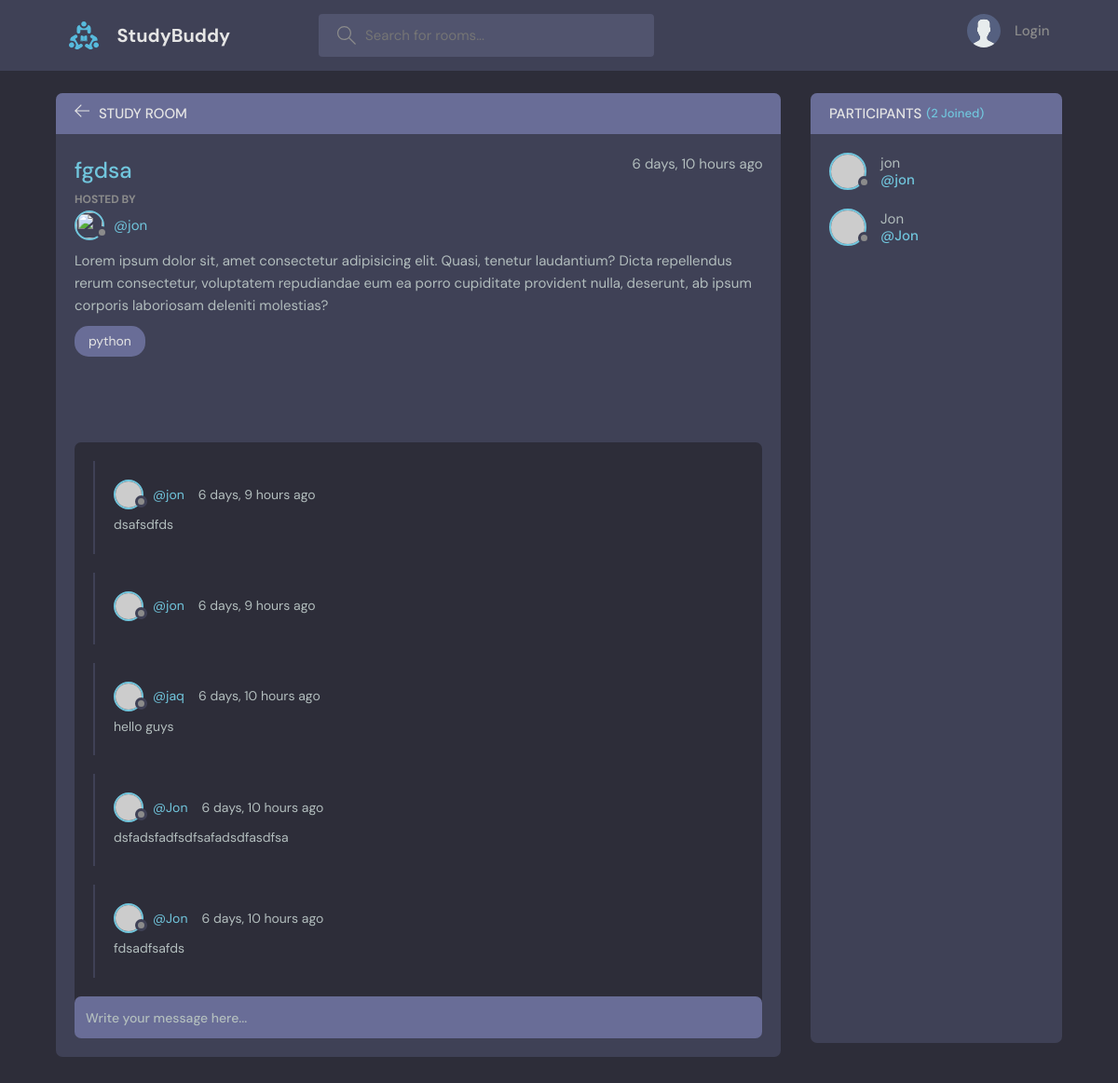
Before: /room/8/ with the older database file.
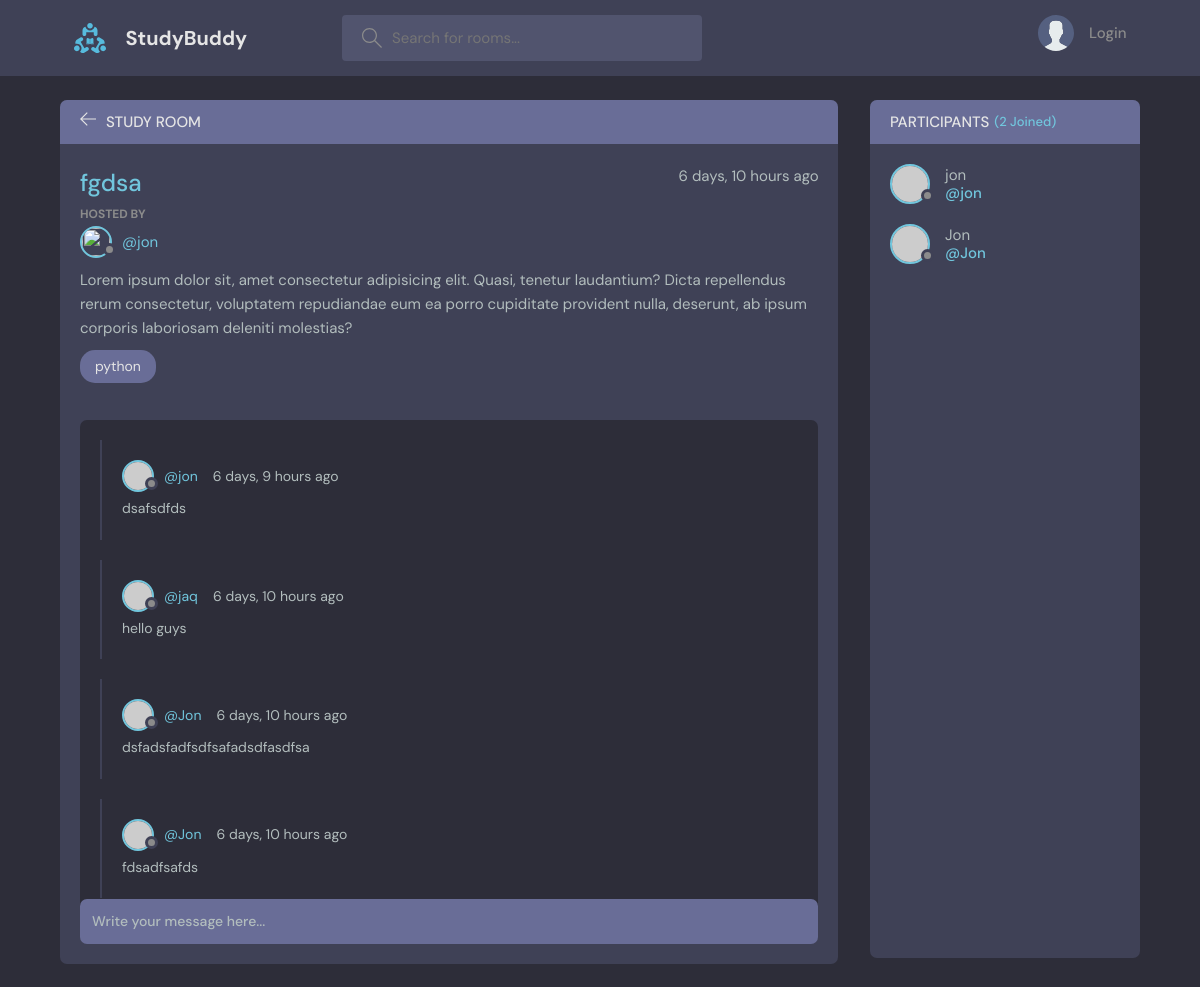
After: the same page with the newer database file.
### base/models.py (models this page shows, shortened)
class Message(models.Model):
    user = models.ForeignKey(User, on_delete=models.CASCADE)
    room = models.ForeignKey(Room, on_delete=models.CASCADE)
    body = models.TextField()
    updated = models.DateTimeField(auto_now=True)
    created = models.DateTimeField(auto_now_add=True)
    class Meta:
        ordering = ['-updated', '-created']

### base/views.py (the view, shortened to what this page needs)
# urls.py: path('room/<str:pk>/', views.room, name='room'),
def room(request, pk):
    room = Room.objects.get(id=pk)
    room_messages = room.message_set.all()
    participants = room.participants.all()
    context = {'room': room, 'room_messages': room_messages,
    'participants': participants}
    return render(request, 'base/room.html', context)

### base/models.py (called while the page is built)
    def __str__(self):
        return self.name

### base/templates/base/room.html (shortened to what this page needs)
{% extends 'main.html' %}
{% block content %}
<main class="profile-page layout layout--2">
  <div class="container">
    <div class="room">
      <div class="room__top">
        <div class="room__topLeft">
          <a href="{% url 'home' %}">
            <svg version="1.1" xmlns="http://www.w3.org/2000/svg" width="32" height="32" viewBox="0 0 32 32">
              <title>arrow-left</title>
              <path
                d="M13.723 2.286l-13.723 13.714 13.719 13.714 1.616-1.611-10.96-10.96h27.625v-2.286h-27.625l10.965-10.965-1.616-1.607z">
              </path>
            </svg>
          </a>
          <h3>Study Room</h3>
        </div>
      </div>
      <div class="room__box scroll">
        <div class="room__header scroll">
          <div class="room__info">
            <h3>{{room.name}}</h3>
            <span>{{room.created|timesince}} ago</span>
          </div>
          <div class="room__hosted">
            <p>Hosted By</p>
            <a href="{% url 'user-profile' room.host.id %}" class="room__author">
              <div class="avatar avatar--small">
                <img src="{{room.host.avatar.url}}" />
              </div>
              <span>@{{room.host.username}}</span>
            </a>
          </div>
          <div class="room__details">
            Lorem ipsum dolor sit, amet consectetur adipisicing elit. Quasi, tenetur laudantium? Dicta repellendus
            rerum consectetur, voluptatem repudiandae eum ea porro cupiditate provident nulla, deserunt, ab ipsum
            corporis laboriosam deleniti molestias?
          </div>
          <span class="room__topics">{{room.topic}}</span>
        </div>
        <div class="room__conversation">
          <div class="threads scroll">
            {% for message in room_messages %}
            <div class="thread">
              <div class="thread__top">
                <div class="thread__author">
                  <a href="{% url 'user-profile' message.user.id %}" class="thread__authorInfo">
                    <div class="avatar avatar--small">
                      <img src="https://randomuser.me/api/portraits/men/37.jpg" />
                    </div>
                    <span>@{{message.user.username}}</span>
                  </a>
                  <span class="thread__date">{{message.created|timesince}} ago</span>
                </div>
              </div>
              <div class="thread__details">
                {{message.body}}
              </div>
            </div>
            {% endfor %}
          </div>
        </div>
      </div>
      <div class="room__message">
        <form action="" method="POST">
          <input name="body" placeholder="Write your message here..." /></form>
      </div>
    </div>
        <div class="participants">
          <h3 class="participants__top">Participants <span>({{participants.count}} Joined)</span></h3>
          <div class="participants__list scroll">
            {% for user in participants%}
            <a href="{%  url 'user-profile' user.id %}" class="participant">
              <div class="avatar avatar--medium">
                <img src="https://randomuser.me/api/portraits/men/37.jpg" />
              </div>
              <p>
                {{user.username}}
                <span>@{{user.username}}</span>
              </p>
            </a>
            {% endfor %}
          </div>
        </div>
      </div>
    </main>
 {% endblock content %}

Changed rows visible on the page:
removed Message: user.username "jon", created "6 days, 9 hours"
